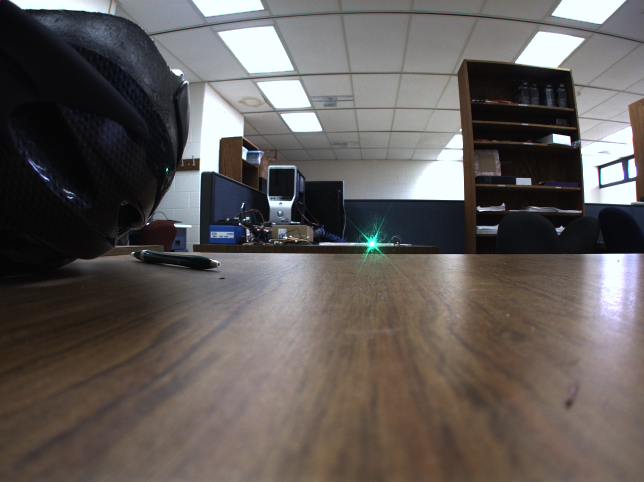
#> input picture led/green.png, 1288 x 964 px, given in place of the camera (shown at 1/2 size)
$ python detectLED.py   (Python 2 division)
#> lines starting #> are read from the running program, lines starting #| are printed output that depends on the picture; after the words box and inside, x2 and y2 are one past the last pixel; in counts of white or black regions, pixels touching at a corner belong together
'''
LED detector
file: detectLED.py
function: detect LED and return center points of the led
Written by Nopparuj Saipong
Last Updated: May 31, 2016
'''

import cv2
import numpy as np
import glob

# We will be trying to isolate colors in the images out of the images at this
# point.We need to convert the images to HSV color space then try to isolate
# each of the LED color from the background.
# 1) We will then apply a thresholding fuunction to it to eliminate what is
# not wanted

class Filter:
    V_MIN = 253
    V_MAX = 255
    S_MIN = 0
    def __init__(self,color):
        if (color == "red"):
            self.H_MIN = 0
            self.H_MAX = 50
            self.S_MAX = 12
        if (color == "green"):
            self.H_MIN = 83
            self.H_MAX = 104
            self.S_MAX = 5
        if (color == "blue"):
            self.H_MIN = 80
            self.H_MAX = 93
            self.S_MAX = 18


H_MIN = 0
H_MAX = 255
S_MIN = 0
S_MAX = 255
V_MIN = 0
V_MAX = 255

MIN_OBJECT_AREA = 10
MAX_OBJECT_AREA = 100

windowName = "Original Image"
windowName1 = "HSV Image"
windowName2 = "Thresholded Image"
windowName3 = "After Morphological Operations"
windowName4 = "After Guassian Blur Operations"
trackbarWindowName = "Trackbars"

def nothing(x):
    pass

def createBars():
    ''' Create the sliders to filter out certain color in HSV image.
    '''
    cv2.namedWindow(trackbarWindowName,0)
    cv2.createTrackbar("H_MIN",trackbarWindowName,H_MIN,H_MAX,nothing )
    cv2.createTrackbar("H_MAX",trackbarWindowName,H_MAX,H_MAX,nothing )
    cv2.createTrackbar("S_MIN",trackbarWindowName,S_MIN,S_MAX,nothing )
    cv2.createTrackbar("S_MAX",trackbarWindowName,S_MAX,S_MAX,nothing )
    cv2.createTrackbar("V_MIN",trackbarWindowName,V_MIN,V_MAX,nothing )
    cv2.createTrackbar("V_MAX",trackbarWindowName,V_MAX,V_MAX,nothing )


def morphOps(thresh):
    '''
    Get rid of white noise using dilation and erosion.
    Current kernal right now is used by 5px by 5px rectangle.
    '''

    kernel = cv2.getStructuringElement(cv2.MORPH_RECT,(3,3))
    modifiedImg = cv2.morphologyEx(thresh, cv2.MORPH_OPEN, kernel)

    '''
    #create structuring element that will be used to "dilate" and "erode" image.
    #the element chosen here is a 3px by 3px rectangle
    erodeElement = getStructuringElement( MORPH_RECT,Size(3,3))
    #dilate with larger element so make sure object is nicely visible
    dilateElement = getStructuringElement( MORPH_RECT,Size(8,8))
    cv2.erode(thresh,thresh,erodeElement)
    cv2.erode(thresh,thresh,erodeElement)
    cv2.dilate(thresh,thresh,dilateElement)
    cv2.dilate(thresh,thresh,dilateElement)
    '''
    return modifiedImg

def guassianBlur(img):
    blurredImg = cv2.GaussianBlur(img,(31,31),0,0)
    return blurredImg

def drawObject(centers, frame):
    i = 0
    while (i < centers.size()):
        cv2.circle(frame,centers[i],20,(0,255,0),2)
        i = i + 1

def trackFilteredObject(cameraFeed,threshold):
    '''
    Returns a set of'center points' of the blob areas which met the requirement
    for tracking.
    Input - cameraFeed = the image frame taken from the camera
            threshold  = the thresholded and morphed or filtered image
    '''

    contours,hierarchy = cv2.findContours(np.copy(threshold),cv2.RETR_EXTERNAL,cv2.CHAIN_APPROX_NONE)

    # identify the blobs in the image
    numPoints = 0 # the number of detected LEDs
    distorted_points = []
    refArea = 0
    i = 0
    while (i < len(contours)):
            area = cv2.contourArea(contours[i]) # get the area
            #rect = cv2.boundingRect(contours[i]) # bounding rectangle box
            #radius = (rect.width + rect.height) / 4 # average radius
            mu = cv2.moments(contours[i])

            if((area>MIN_OBJECT_AREA) and (area<MAX_OBJECT_AREA) and (area>refArea)):
                cx = mu['m10'] / mu['m00']
                cy = mu['m01'] / mu['m00']
                #mc = cv::Point2f(mu.m10 / mu.m00, mu.m01 / mu.m00) + cv::Point2f(ROI.x, ROI.y);
                distorted_points.append((cx,cy)) # store location as tuple
                numPoints = numPoints + 1

            i = i + 1

    centers = np.array(distorted_points)
    return centers

def drawCrosshairs(coordinates,img):
    height, width = img.shape[:2]
    drawn = np.copy(img)
    for tuples in coordinates:
            x, y = tuples
            x = int(x)
            y = int(y)
            print (x,y)
            cv2.circle(drawn,(x,y),20,(0,255,0),5)
            if(y-25>0):
                cv2.line(drawn,(x,y),(x,y-25),(0,255,0),5)
            else:
                cv2.line(drawn,(x,y),(x,0),(0,255,0),5)
            if(y+25<height):
                cv2.line(drawn,(x,y),(x,y+25),(0,255,0),5)
            else:
                cv2.line(drawn,(x,y),(x,height),(0,255,0),5)
            if(x-25>0):
                cv2.line(drawn,(x,y),(x-25,y),(0,255,0),5)
            else:
                cv2.line(drawn,(x,y),(0,y),(0,255,0),5)
            if(x+25<width):
                cv2.line(drawn,(x,y),(x+25,y),(0,255,0),5)
            else:
                cv2.line(drawn,(x,y),(width,y),(0,255,0),5)
    return drawn

def main():

    trackObjects = True
    useMorphOps = True
    color = "blue"

    #//x and y values for the location of the object
    #int x=0, y=0;

    # create slider bars for HSV filtering
    createBars()

    # Video capture object to acquire webcam feed
    capture = cv2.VideoCapture(0)

    #//set height and width of capture frame
    #capture.set(CV_CAP_PROP_FRAME_WIDTH,FRAME_WIDTH);
    #capture.set(CV_CAP_PROP_FRAME_HEIGHT,FRAME_HEIGHT);

    if(not capture.isOpened()):
        capture.open()

    # start an infinite loop where webcam feed is copied to cameraFeed matrix
    # all of our operations will be performed within this loop
    while(capture.isOpened()):

        # capture the frame
        ret, cameraFeed = capture.read()
#> cameraFeed is the input picture: shape (964, 1288, 3); mean B, G, R 89.7, 92.1, 97.6

        # Currently the trackbar is disabled. To reenable,
        # user MUST recreate variables listed below of default values.

        # Get trackbar positions
        H_MIN = cv2.getTrackbarPos("H_MIN",trackbarWindowName)
        H_MAX = cv2.getTrackbarPos("H_MAX",trackbarWindowName)
        S_MIN = cv2.getTrackbarPos("S_MIN",trackbarWindowName)
        S_MAX = cv2.getTrackbarPos("S_MAX",trackbarWindowName)
        V_MIN = cv2.getTrackbarPos("V_MIN",trackbarWindowName)
        V_MAX = cv2.getTrackbarPos("V_MAX",trackbarWindowName)

        #cv2.imshow(windowName,cameraFeed)

        # convert frame from BGR to HSV colorspace
        if (ret == True):
            HSV = cv2.cvtColor(cameraFeed,cv2.COLOR_BGR2HSV)
#> HSV: shape (964, 1288, 3); mean H, S, V 57.4, 52.3, 101.8
            grey = cv2.cvtColor(cameraFeed,cv2.COLOR_BGR2GRAY)
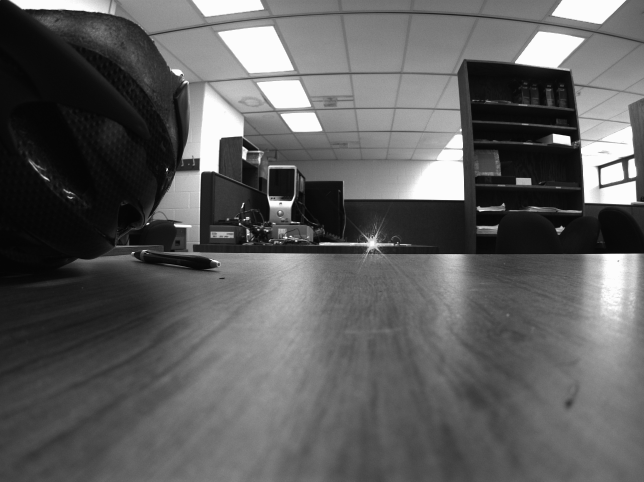
#> grey: shape (964, 1288) (shown at 1/2 size); min 0, max 255, mean 93.5

            # filter HSV image between values and store filtered image to
            # threshold matrix
            colorFilter = Filter(color)
            #lower_mask = np.array([colorFilter.H_MIN,colorFilter.S_MIN,colorFilter.V_MIN])
            #higher_mask = np.array([colorFilter.H_MAX,colorFilter.S_MAX,colorFilter.V_MAX])
            lower_mask = np.array([H_MIN,S_MIN,V_MIN])
            higher_mask = np.array([H_MAX,S_MAX,V_MAX])
            mask = cv2.inRange(HSV,lower_mask,higher_mask)
#> mask: shape (964, 1288); every value is 255
            threshold_morph = cv2.bitwise_and(grey, grey, mask = mask)
            threshold_blur  = cv2.bitwise_and(grey, grey, mask = mask)
            # we want to perform bitwise masking here from HSV to greyscale so that
            # we can extract the 'center' position using weighted intensity

            #perform morphological operations on thresholded image to eliminate noise
            #and emphasize the filtered object(s)
            if(useMorphOps):
                threshold_morph = morphOps(threshold_morph)
                threshold_blur  = guassianBlur(threshold_blur)
#> in guassianBlur, `blurredImg = cv2.GaussianBlur(img,(31,31),0,0)`:
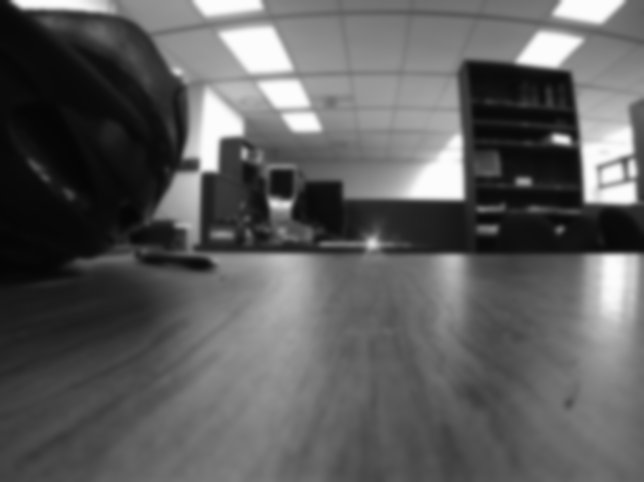
#> blurredImg: shape (964, 1288) (shown at 1/2 size); min 5, max 252, mean 93.5

            #pass in thresholded frame to our object tracking function
            #this function will return the x and y coordinates of the
            #filtered object
            #if(trackObjects)
            #	trackFilteredObject(x,y,threshold,cameraFeed);

            if (trackObjects):
                '''
                # count the number of blobs (aka the leds we could detect)
                contours,hierarchy = cv2.findContours(np.copy(threshold_morph),cv2.RETR_EXTERNAL,cv2.CHAIN_APPROX_NONE)

                # identify the blobs in the image
                numPoints = 0 # the number of detected LEDs
                distorted_points = []
                refArea = 0
                i = 0
                while (i < len(contours)):
                    area = cv2.contourArea(contours[i]) # get the area
                    #rect = cv2.boundingRect(contours[i]) # bounding rectangle box
                    #radius = (rect.width + rect.height) / 4 # average radius
                    mu = cv2.moments(contours[i])

                    if((area>MIN_OBJECT_AREA) and (area<MAX_OBJECT_AREA) and (area>refArea)):
                        cx = mu['m10'] / mu['m00']
                        cy = mu['m01'] / mu['m00']
                        #mc = cv::Point2f(mu.m10 / mu.m00, mu.m01 / mu.m00) + cv::Point2f(ROI.x, ROI.y);
                        distorted_points.append((cx,cy)) # store location as tuple
                        numPoints = numPoints + 1

                    i = i + 1

                centers = np.array(distorted_points)
                '''
                centers = trackFilteredObject(cameraFeed,threshold_morph)
#> in trackFilteredObject, `contours,hierarchy = cv2.findContours(np.copy(threshold),cv2.RETR_EXTE..`: contours = 1 contour; box (x1, y1, x2, y2) and area: (0, 0, 1288, 964) 1239381
#> the loop in trackFilteredObject, `while (i < len(contours)):` made 1 pass
#> (area, i) on pass 1: (1239381, 1)
#> after the loop in trackFilteredObject, `while (i < len(contours)):`: distorted_points = []; i = 1; numPoints = 0
#> in trackFilteredObject, `centers = np.array(distorted_points)`: centers = empty array
#> centers = empty array
                cameraFeed = drawCrosshairs(centers,cameraFeed)


            # show frames
            cv2.imshow(windowName4,threshold_blur);
            cv2.imshow(windowName3,threshold_morph);
            cv2.imshow(windowName2,mask);
            cv2.imshow(windowName,cameraFeed);
            #cv2.imshow(windowName1,HSV);

            print centers

        # allow 30 ms for screen to refresh and wait for ESC
        k = cv2.waitKey(30) & 0xFF
#> (key Esc is pressed here)
        if k == 27:
            break

    capture.release()
    cv2.destroyAllWindows()

    '''
    # Threshold the image (currently at
    img = cv2.imread('green.png',1)
    gray = cv2.cvtColor(img,cv2.COLOR_BGR2GRAY)
    ret, thresh1 = cv2.threshold(img,254,255,cv2.THRESH_TOZERO)

    # Gaussian blur the image to remove any noise
    # current Guassian Kernal is 5,5. If it is 0 then gaussian_sigma will be used
    blur = cv2.GaussianBlur(thresh1,(5,5),0)

    cv2.imshow('Blurred and threshed',blur)
    cv2.imshow('Original',img)
    '''

if __name__ == '__main__':
        main()

$ run again, on led/red.png
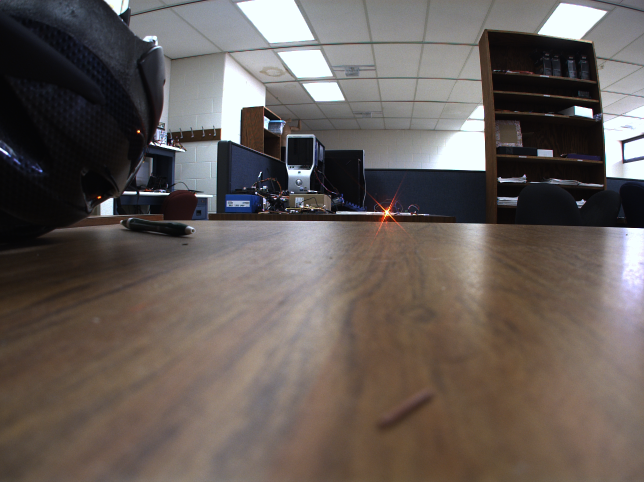
#> input picture led/red.png, 1288 x 964 px, given in place of the camera (shown at 1/2 size)
#> in main, cameraFeed is the input picture: shape (964, 1288, 3); mean B, G, R 88.8, 93.2, 101.7
#> HSV: shape (964, 1288, 3); mean H, S, V 51.6, 57.6, 105
#> in main, `grey = cv2.cvtColor(cameraFeed,cv2.COLOR_BGR2GRAY)`:
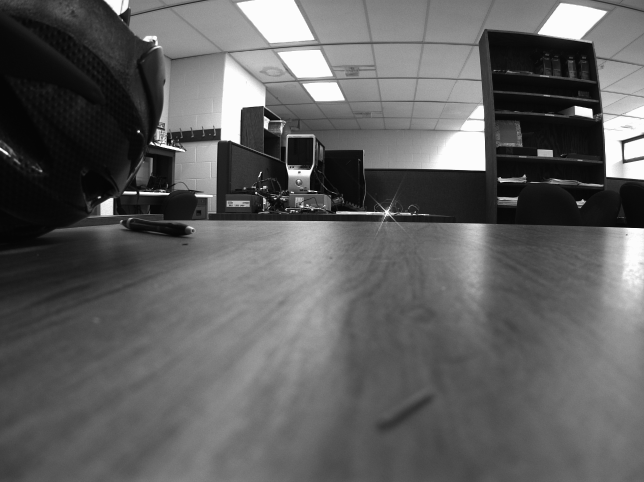
#> grey: shape (964, 1288) (shown at 1/2 size); min 0, max 255, mean 95.2
#> mask: shape (964, 1288); every value is 255
#> in guassianBlur, `blurredImg = cv2.GaussianBlur(img,(31,31),0,0)`:
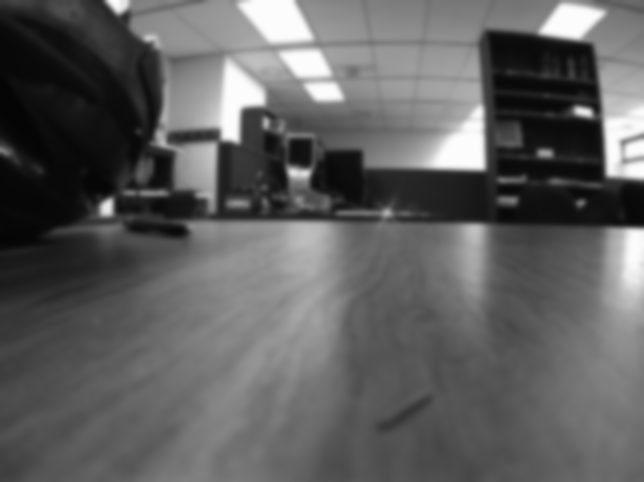
#> blurredImg: shape (964, 1288) (shown at 1/2 size); min 5, max 252, mean 95.2
#> contours = 1 contour; box (x1, y1, x2, y2) and area: (0, 0, 1288, 964) 1239381
#> the loop in trackFilteredObject, `while (i < len(contours)):` made 1 pass
#> (area, i) on pass 1: (1239381, 1)
#> after the loop in trackFilteredObject, `while (i < len(contours)):`: distorted_points = []; i = 1; numPoints = 0
#> in trackFilteredObject, `centers = np.array(distorted_points)`: centers = empty array
